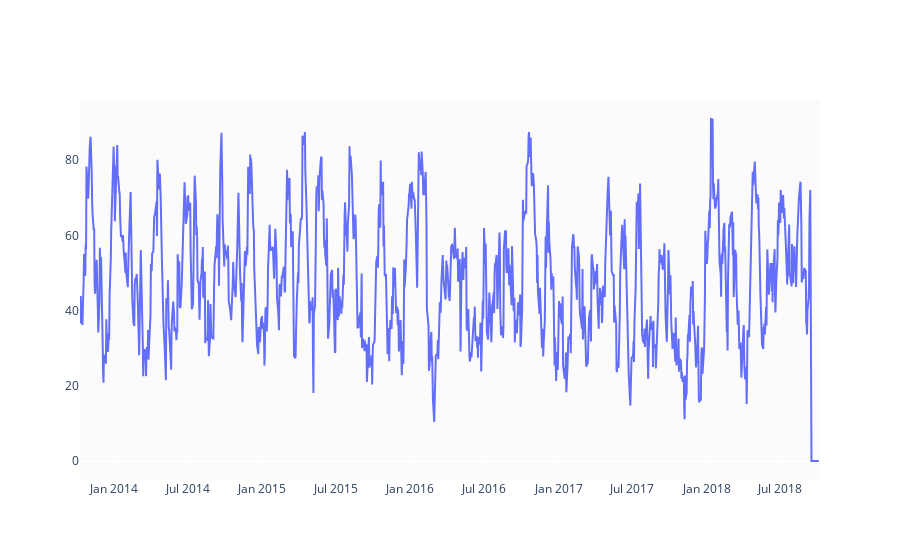

The notebook cell this image was saved under:
### Code cell
#Relative Strength Index

def relative_strength_idx(df, n=14):
    close = df['Close']
    delta = close.diff()
    delta = delta[1:]
    pricesUp = delta.copy()
    pricesDown = delta.copy()
    pricesUp[pricesUp < 0] = 0
    pricesDown[pricesDown > 0] = 0
    rollUp = pricesUp.rolling(n).mean()
    rollDown = pricesDown.abs().rolling(n).mean()
    rs = rollUp / rollDown
    rsi = 100.0 - (100.0 / (1.0 + rs))
    return rsi

df['RSI'] = relative_strength_idx(df).fillna(0)

fig = go.Figure(go.Scatter(x=df.Date, y=df.RSI, name='RSI'))
fig.show()

### Figure 1 — Plotly figure (JSON) as saved in the notebook; plotly's stock layout.template omitted (floating-point values rounded to 4 significant figures; data arrays with more than 128 entries replaced by an {"elided": "..."} marker saying what was removed)
{"data": [{"name": "RSI", "type": "scatter", "x": {"elided": "1235 str values"}, "y": {"elided": "1235 float values"}}], "layout": {}}
